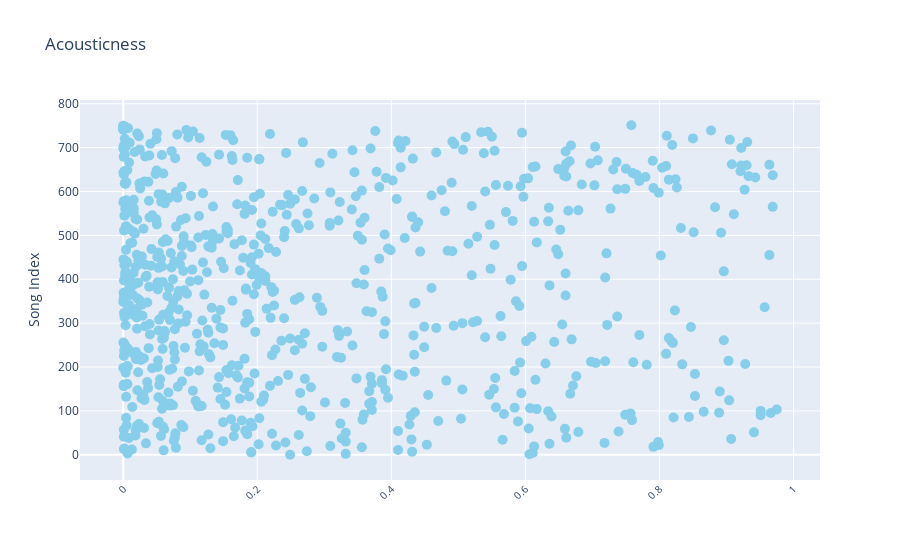

Notebook code for this chart:
### Markdown cell above
The popularity of the album. The value will be between 0 and 100, with 100 being the most popular.

### Code cell
accousticness_fig = go.Figure()

accousticness_fig.add_trace(go.Scatter(
    x=df['Acousticness'],
    y=df.index,
    mode='markers',
    marker=dict(color='skyblue', size=10),
    text=df['Track Name'],
    hovertemplate='Song: %{text}<br>Accousticness: %{x}<extra></extra>',
))

accousticness_fig.update_layout(
    title='Acousticness',
    xaxis_title='',
    yaxis_title='Song Index',
    xaxis=dict(tickangle=-45, tickfont=dict(size=10)),
)

accousticness_fig.show()

### Figure 1 — Plotly figure (JSON) as saved in the notebook; plotly's stock layout.template omitted (floating-point values rounded to 4 significant figures; data arrays with more than 128 entries replaced by an {"elided": "..."} marker saying what was removed)
{"data": [{"hovertemplate": "Song: %{text}<br>Accousticness: %{x}<extra></extra>", "marker": {"color": "skyblue", "size": 10}, "mode": "markers", "text": {"elided": "752 str values"}, "type": "scatter", "x": {"elided": "752 float values"}, "y": {"elided": "752 int values"}}], "layout": {"title": {"text": "Acousticness"}, "xaxis": {"tickangle": -45, "tickfont": {"size": 10}, "title": {"text": ""}}, "yaxis": {"title": {"text": "Song Index"}}}}
